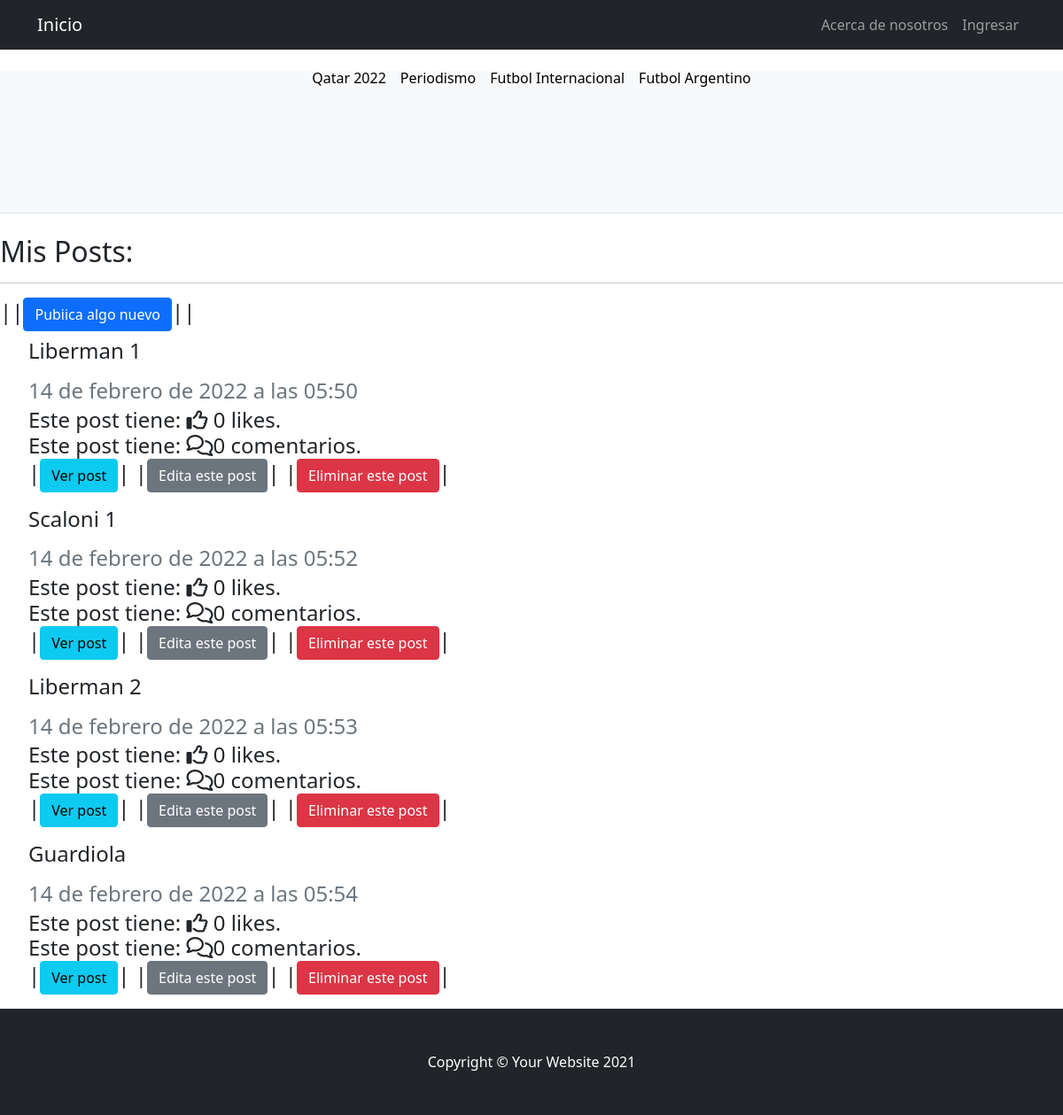
Before: /postApp/postLista/ with the older database file.
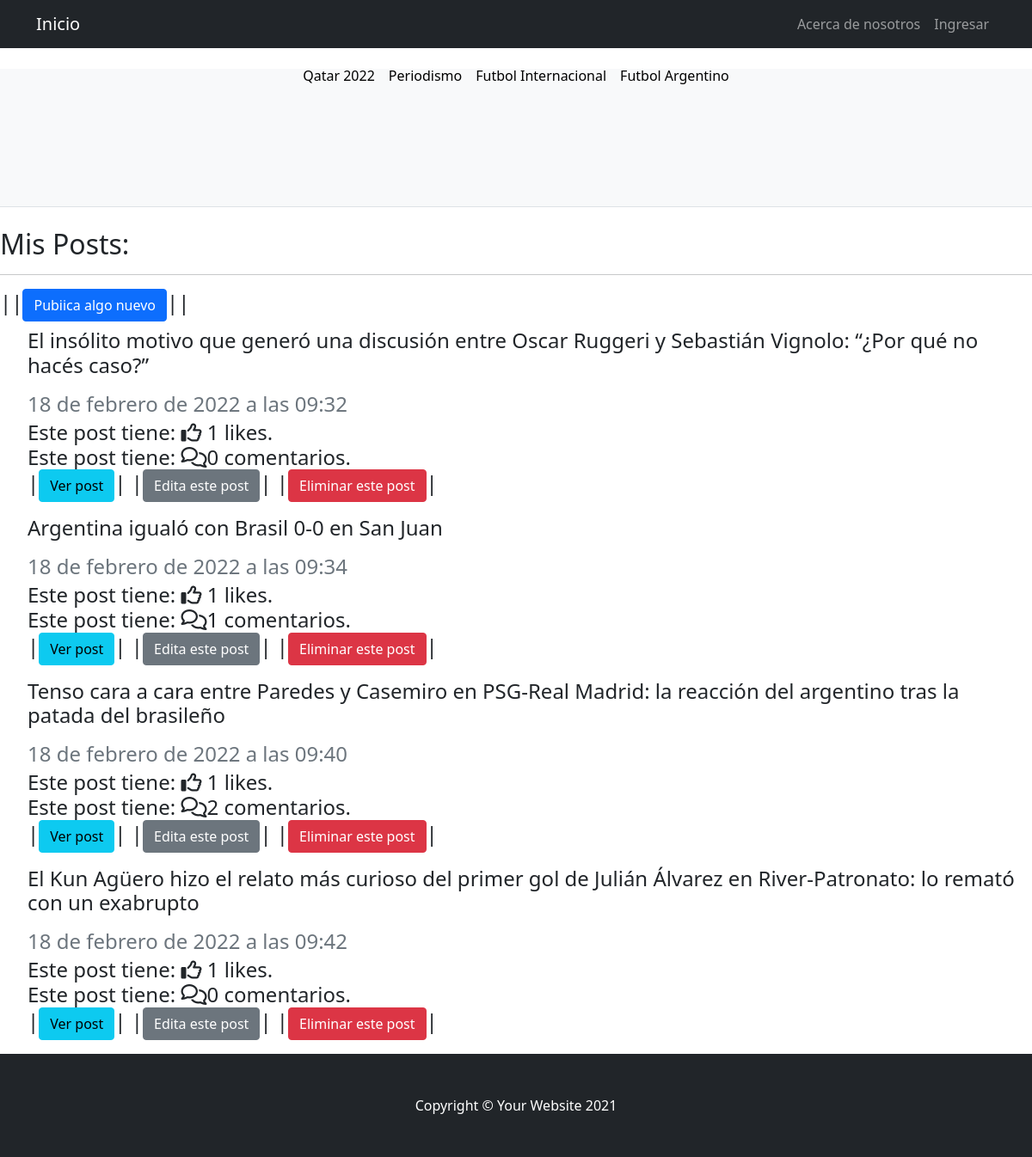
After: the same page with the newer database file.
### postApp/models.py (models this page shows, shortened)
class Post(models.Model):
    titulo = models.CharField('titulo', max_length=500, null=False, blank=False)
    subtitulo = models.CharField(
        'subtitulo', max_length=500, null=False, blank=False)
    contenido = RichTextField('contenido', null=False, blank=False)
    imagen = models.ImageField(
        upload_to='imagenes_post', null=True, blank=True)
    categoria = models.ForeignKey(Categoria,  on_delete=models.DO_NOTHING)
    autor = models.ForeignKey(User, on_delete=models.CASCADE)
    fecha_publicacion = models.DateTimeField(auto_now_add=True)
    fecha_edicion = models.DateTimeField(auto_now=True)
    likes = models.ManyToManyField(User, related_name='likes_posts')
    @property
    def get_comentarios_count(self):
        return self.comentarios.all().count()

### postApp/views.py (the view)
# urls.py: path('postLista/', views.ListaPosts.as_view(), name='postLista'),
class ListaPosts(ListView):
    model = Post
    template_name= "postApp/lista_post.html"

### templates/postApp/lista_post.html (shortened to what this page needs)
{% extends 'index.html' %}
{% block editNavBar %}
{% if not request.user.is_authenticated  %}
<li class="nav-item"><a class="nav-link" href="{% url 'AboutUs' %}">Acerca de nosotros</a></li>
<li class="nav-item"><a class="nav-link" href="{% url 'Login' %}">Ingresar</a></li>
{% endif %}
{% endblock editNavBar %}
{% if user.is_authenticated %}
    {% block blockPosts %}
        <h2>
            Mis Posts:
            <hr>
        </h2>
        <h4>||<a class="btn btn-primary" href="{% url 'crearPost' %}" role="button">Pubiica algo nuevo</a>||</h4>
            {% for post in object_list  %}
                <ul>
                    <h4>
                        <p>{{ post.titulo }}</p>
                        <div class="mb-1 text-muted">{{post.fecha_publicacion}}</div>
                        <span>Este post tiene:  <i class="fa-regular fa-thumbs-up"></i> {{ post.likes.count }} likes.</span>
                        <br>
                        <span>Este post tiene:  <i class="fa-regular fa-comments"></i>{{ post.get_comentarios_count }} comentarios.</span>
                        <p>
                            |<a class="btn btn-info" href="{% url 'verPost' post.id %}" role="button">Ver post</a>|
                            |<a class="btn btn-secondary" href="{% url 'editarPost' post.id %}" role="button">Edita este post</a>|
                            |<a class="btn btn-danger" href="{% url 'borrarPost' post.id %}" role="button">Eliminar este post</a>|
                        </p>
                    </h4>
                </ul>
            {% endfor %}
    {% endblock blockPosts %}
{% else %}
  <div class="alert alert-warning" role="alert">
    Inicia sesión para poder postear algo!. <a href="{% url 'Login' %}" class="alert-link">Iniciar Sesión</a>. Ahí encontraras el boton para poder registrarte tambien.
  </div>
{% endif %}

Changed rows visible on the page:
removed Post: titulo "Scaloni 1", fecha_publicacion "14 de febrero de 2022 a las 05:52", likes.count "0", get_comentarios_count "0"
removed Post: titulo "Liberman 2", fecha_publicacion "14 de febrero de 2022 a las 05:53", likes.count "0", get_comentarios_count "0"
changed Post: titulo "Liberman 1" → "El insólito motivo que generó una discusión entre Oscar Ruggeri y Sebastián Vignolo: “¿Por qué no hacés caso?”"; fecha_publicacion "14 de febrero de 2022 a las 05:50" → "18 de febrero de 2022 a las 09:32"; likes.count "0" → "1"
added Post: titulo "Argentina igualó con Brasil 0-0 en San Juan", fecha_publicacion "18 de febrero de 2022 a las 09:34", likes.count "1", get_comentarios_count "1"
added Post: titulo "Tenso cara a cara entre Paredes y Casemiro en PSG-Real Madrid: la reacción del argentino tras la patada del brasileño", fecha_publicacion "18 de febrero de 2022 a las 09:40", likes.count "1", get_comentarios_count "2"
changed Post: titulo "Guardiola" → "El Kun Agüero hizo el relato más curioso del primer gol de Julián Álvarez en River-Patronato: lo remató con un exabrupto"; fecha_publicacion "14 de febrero de 2022 a las 05:54" → "18 de febrero de 2022 a las 09:42"; likes.count "0" → "1"
